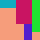

This is a level from a 2D game, rendered from its Tiled map with the project's own tilesets. A one-line summary and the complete map file follow:
An orthogonal 5x5 tile map with 8x8 px tiles, 1 tile layer (Tile Layer 1).

<map version="1.10" tiledversion="1.10.1" orientation="orthogonal" renderorder="right-down" width="5" height="5" tilewidth="8" tileheight="8" infinite="0" nextlayerid="2" nextobjectid="1">
 <tileset firstgid="1" source="palette.tsx" />
 <layer id="1" name="Tile Layer 1" width="5" height="5">
  <data encoding="csv">
2,2,5,5,4,
7,7,5,5,4,
7,7,5,5,4,
7,7,7,6,4,
7,7,7,6,7
</data>
 </layer>
</map>